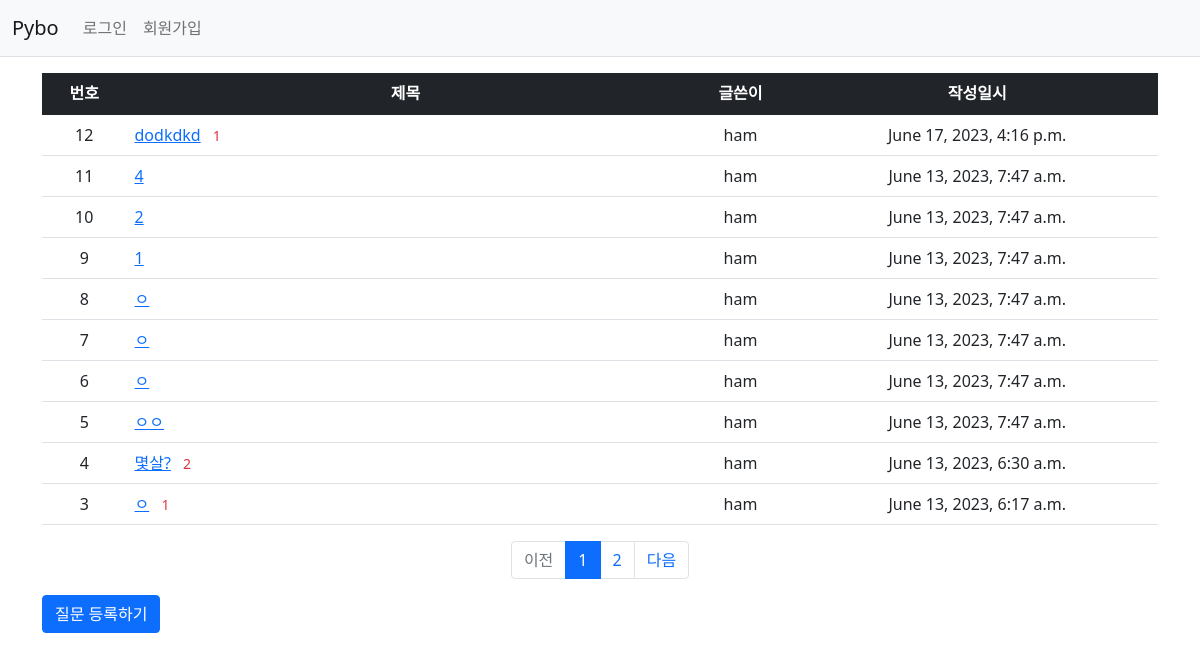
Before: / with the older database file.
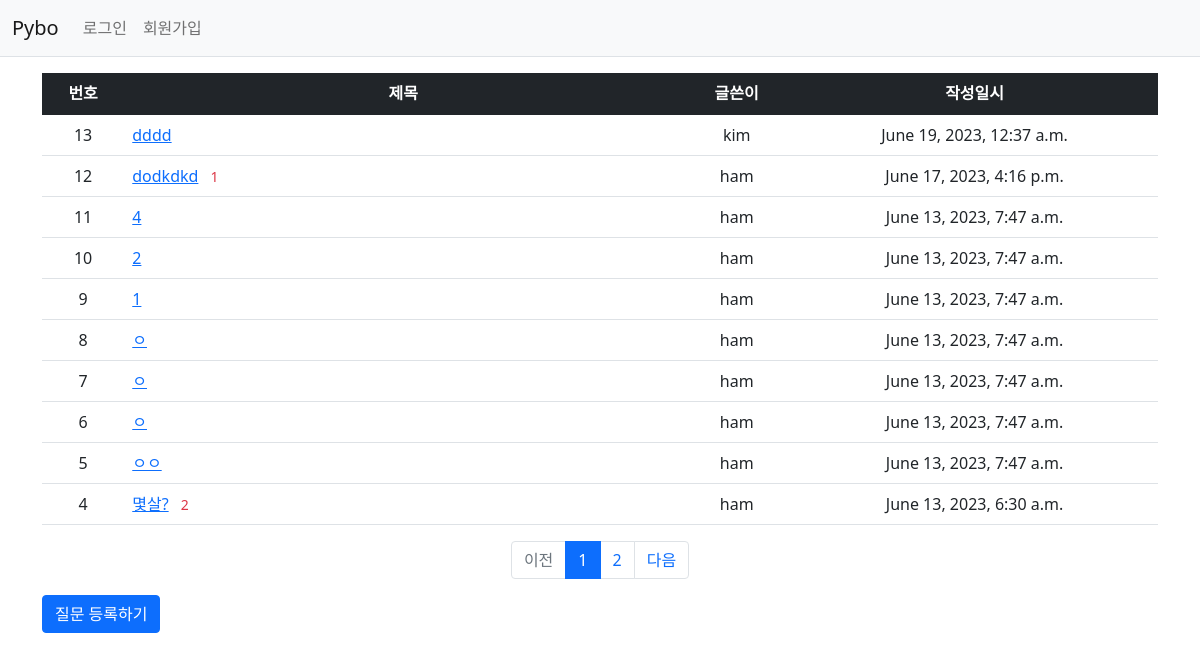
After: the same page with the newer database file.
### pybo/models.py (models this page shows)
class Question(models.Model):
    author = models.ForeignKey(User, on_delete=models.CASCADE, null=True)
    subject = models.CharField(max_length=200)
    content = models.TextField()
    create_date = models.DateTimeField()

### pybo/views.py (the view)
# urls.py: path('', views.index, name='index'),  # '/' 에 해당되는 path
def index(request):
    page = request.GET.get('page', '1')  # 페이지
    question_list = Question.objects.order_by('-create_date')
    paginator = Paginator(question_list, 10)  # 페이지당 10개씩 보여주기
    page_obj = paginator.get_page(page)
    context = {'question_list': page_obj}
    return render(request, 'pybo/question_list.html', context)

### pybo/templatetags/pybo_filter.py (called while the page is built)
@register.filter
def sub(value, arg):
    return value - arg

### templates/pybo/question_list.html
{% extends 'base.html' %}
{% load pybo_filter %}
{% block content %}
<div class="container my-3">
    <table class="table">
        <thead>
        <tr class="text-center table-dark">
            <th>번호</th>
            <th style="width:50%">제목</th>
            <th>글쓴이</th>
            <th>작성일시</th>
        </tr>
        </thead>
        <tbody>
        {% if question_list %}
        {% for question in question_list %}
        <tr class="text-center">
             <td>
                {{ question_list.paginator.count|sub:question_list.start_index|sub:forloop.counter0|add:1 }}
            </td>
            <td class="text-start">
                <a href="{% url 'pybo:detail' question.id %}">{{ question.subject }}</a>
                 {% if question.answer_set.count > 0 %}
    <span class="text-danger small mx-2">{{ question.answer_set.count }}</span>
    {% endif %}
            </td>
            <td>{{ question.author.username }}</td>
            <td>{{ question.create_date }}</td>
        </tr>
        {% endfor %}
        {% else %}
        <tr>
            <td colspan="4">질문이 없습니다.</td>
        </tr>
        {% endif %}
        </tbody>
    </table>
    <ul class="pagination justify-content-center">
        {% if question_list.has_previous %}
        <li class="page-item">
            <a class="page-link" href="?page={{ question_list.previous_page_number }}">이전</a>
        </li>
        {% else %}
        <li class="page-item disabled">
            <a class="page-link" tabindex="-1" aria-disabled="true" href="#">이전</a>
        </li>
        {% endif %}
        {% for page_number in question_list.paginator.page_range %}
        {% if page_number >= question_list.number|add:-5 and page_number <= question_list.number|add:5 %}
        {% if page_number == question_list.number %}
        <li class="page-item active" aria-current="page">
            <a class="page-link" href="?page={{ page_number }}">{{ page_number }}</a>
        </li>
        {% else %}
        <li class="page-item">
            <a class="page-link" href="?page={{ page_number }}">{{ page_number }}</a>
        </li>
        {% endif %}
        {% endif %}
        {% endfor %}
        {% if question_list.has_next %}
        <li class="page-item">
            <a class="page-link" href="?page={{ question_list.next_page_number }}">다음</a>
        </li>
        {% else %}
        <li class="page-item disabled">
            <a class="page-link" tabindex="-1" aria-disabled="true" href="#">다음</a>
        </li>
        {% endif %}
    </ul>
    <a href="{% url 'pybo:question_create' %}" class="btn btn-primary">질문 등록하기</a>
</div>
{% endblock %}

### templates/base.html (shortened to what this page needs)
{% load static %}
<!doctype html>
<html lang="ko">
<head>
    <link rel="stylesheet" type="text/css" href="{% static 'bootstrap.min.css' %}">
    <link rel="stylesheet" type="text/css" href="{% static 'style.css' %}">
</head>
<body>
{% include "navbar.html" %}
{% block content %}
{% endblock %}
</body>
</html>

### templates/navbar.html (shortened to what this page needs)
<nav class="navbar navbar-expand-lg navbar-light bg-light border-bottom">
    <div class="container-fluid">
        <a class="navbar-brand" href="{% url 'pybo:index' %}">Pybo</a>
        <div class="collapse navbar-collapse" id="navbarSupportedContent">
            <ul class="navbar-nav me-auto mb-2 mb-lg-0">
                <li class="nav-item">
                    {% if user.is_authenticated %}
                     <a class="nav-link" href="{% url 'common:logout' %}">{{ user.username }} (로그아웃)</a>
                    {% else %}
                   <a class="nav-link" href="{% url 'common:login' %}">로그인</a>
                    {% endif %}
                </li>
                <li>
                    {% if not user.is_authenticated %}
                    <a class="nav-link" href="{% url 'common:signup' %}">회원가입</a>
                    {% endif %}
                </li>
            </ul>
        </div>
    </div>
</nav>

Changed rows visible on the page:
no longer on this page (row unchanged): Question: paginator.count|sub "3", subject "ㅇ", answer_set.count "1", author.username "ham", create_date "June 13, 2023, 6:17 a.m."
added Question: paginator.count|sub "13", subject "dddd", author.username "kim", create_date "June 19, 2023, 12:37 a.m."
